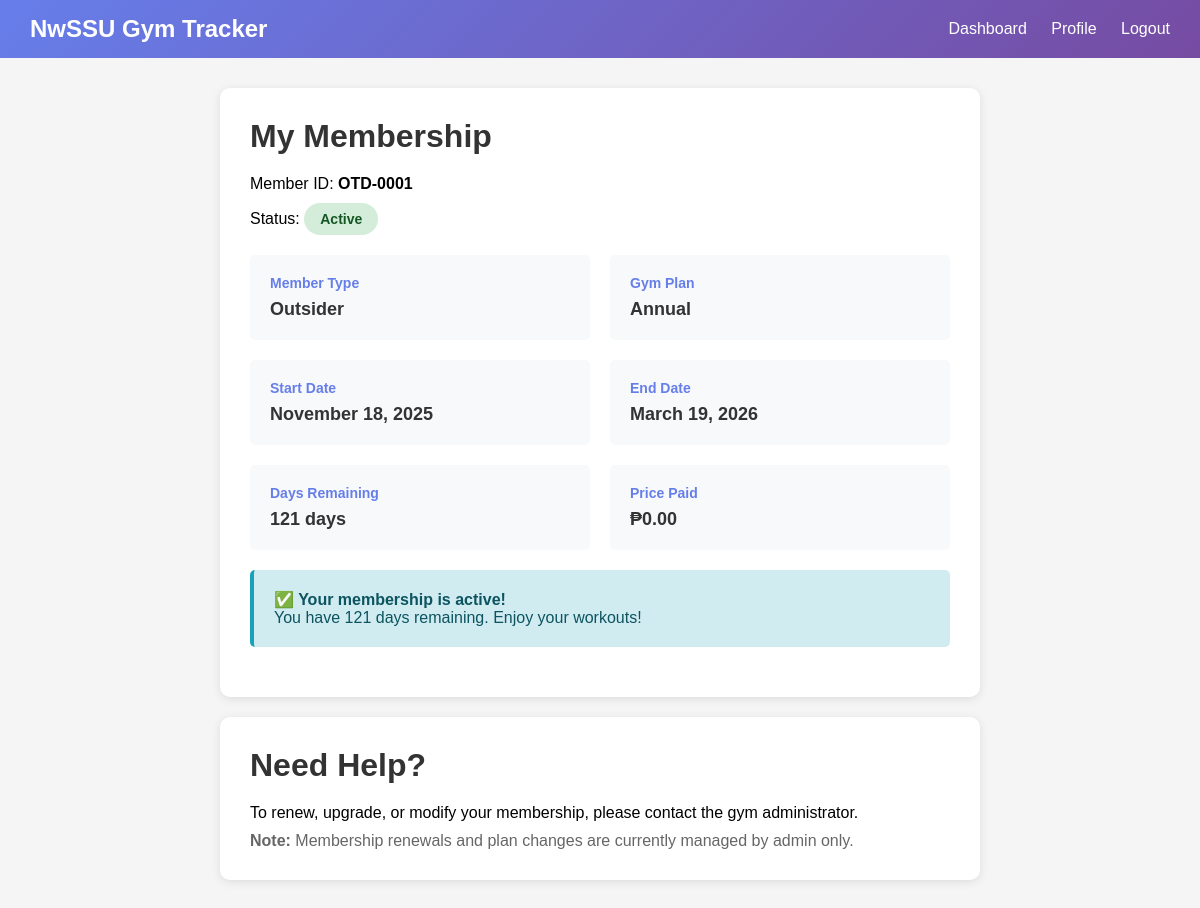
The app's page /user/membership (signed in) with its own data.
### Project/models.py (models this page shows, shortened)
class Member(db.Model):
    __tablename__ = 'members'
    member_id = db.Column(db.Integer, primary_key=True)
    unique_code = db.Column(db.String(10), unique=True, nullable=False)
    first_name = db.Column(db.String(100), nullable=False)
    last_name = db.Column(db.String(100), nullable=False)
    age = db.Column(db.Integer)
    gender = db.Column(db.Enum('Male', 'Female'))
    member_type = db.Column(db.Enum('Faculty', 'Outsider', 'Student'), nullable=False)
    student_number = db.Column(db.String(20))
    gym_plan = db.Column(db.Enum('Daily', 'Monthly', 'Annual'), nullable=False)
    email = db.Column(db.String(150))
    contact_number = db.Column(db.String(20))
    address = db.Column(db.String(255))
    start_date = db.Column(db.Date, nullable=False)
    end_date = db.Column(db.Date, nullable=False)
    status = db.Column(db.Enum('Active', 'Inactive', 'Expired'), default='Active')
    date_registered = db.Column(db.DateTime, default=lambda: datetime.now(pytz.timezone('Asia/Manila')))
    price_paid = db.Column(db.Float, nullable=True)
    password_hash = db.Column(db.String(200), nullable=True)  # NULL for admin-created members
    is_self_registered = db.Column(db.Boolean, default=False)  # True if user registered themselves
    logs = db.relationship('MembershipLog', backref='member', lazy=True, cascade='all, delete-orphan')
    workouts = db.relationship('Workout', backref='member', lazy=True, cascade='all, delete-orphan')
    _original_member_type = None
    def check_and_update_status(self):
        current_date = datetime.now(pytz.timezone('Asia/Manila')).date()
        if current_date > self.end_date:
            self.status = 'Expired'
        elif self.status == 'Expired' and current_date <= self.end_date:
            self.status = 'Active'
        db.session.commit()

### Project/userRoutes.py (the view)
@userRoutes.route('/user/membership')
@user_login_required
def membership():
    user_id = session.get('user_id')
    member = Member.query.get(user_id)
    if not member:
        flash('User not found. Please login again.', 'error')
        session.clear()
        return redirect(url_for('userAuth.user_login'))
    member.check_and_update_status()
    tz = pytz.timezone('Asia/Manila')
    today = datetime.now(tz).date()
    days_remaining = (member.end_date - today).days if member.end_date > today else 0
    return render_template('user_membership.html',
                         member=member,
                         days_remaining=days_remaining)

### Project/userRoutes.py (called while the page is built)
def user_login_required(f):
    @wraps(f)
    def decorated_function(*args, **kwargs):
        if 'user_id' not in session:
            flash('Please log in to access this page.', 'warning')
            return redirect(url_for('userAuth.user_login'))
        return f(*args, **kwargs)
    return decorated_function

### Project/templates/user_membership.html (shortened to what this page needs)
<!DOCTYPE html>
<html lang="en">
<head>
</head>
<body>
    <div class="navbar">
        <h2>NwSSU Gym Tracker</h2>
        <div>
            <a href="{{ url_for('userRoutes.dashboard') }}">Dashboard</a>
            <a href="{{ url_for('userRoutes.profile') }}">Profile</a>
            <a href="{{ url_for('userAuth.user_logout') }}">Logout</a>
        </div>
    </div>
    <div class="container">
        <div class="card">
            <h1>My Membership</h1>
            <p>Member ID: <strong>{{ member.unique_code }}</strong></p>
            <p style="margin-top: 10px;">
                Status: <span class="status-badge status-{{ member.status.lower() }}">{{ member.status }}</span>
            </p>
            <div class="info-grid">
                <div class="info-item">
                    <label>Member Type</label>
                    <div class="value">{{ member.member_type }}</div>
                </div>
                <div class="info-item">
                    <label>Gym Plan</label>
                    <div class="value">{{ member.gym_plan }}</div>
                </div>
                <div class="info-item">
                    <label>Start Date</label>
                    <div class="value">{{ member.start_date.strftime('%B %d, %Y') }}</div>
                </div>
                <div class="info-item">
                    <label>End Date</label>
                    <div class="value">{{ member.end_date.strftime('%B %d, %Y') }}</div>
                </div>
                <div class="info-item">
                    <label>Days Remaining</label>
                    <div class="value">{{ days_remaining }} days</div>
                </div>
                <div class="info-item">
                    <label>Price Paid</label>
                    <div class="value">₱{{ "%.2f"|format(member.price_paid or 0) }}</div>
                </div>
            </div>
            {% if member.status == 'Expired' %}
            <div class="alert alert-warning">
                <strong>⚠️ Your membership has expired!</strong><br>
                Please contact the gym admin to renew your membership.
            </div>
            {% elif days_remaining <= 7 %}
            <div class="alert alert-warning">
                <strong>⚠️ Your membership is expiring soon!</strong><br>
                Only {{ days_remaining }} days remaining. Please contact the gym admin to extend your membership.
            </div>
            {% else %}
            <div class="alert alert-info">
                <strong>✅ Your membership is active!</strong><br>
                You have {{ days_remaining }} days remaining. Enjoy your workouts!
            </div>
            {% endif %}
        </div>
        <div class="card">
            <h1>Need Help?</h1>
            <p>To renew, upgrade, or modify your membership, please contact the gym administrator.</p>
            <p style="margin-top: 10px; color: #666;">
                <strong>Note:</strong> Membership renewals and plan changes are currently managed by admin only.
            </p>
        </div>
    </div>
</body>
</html>

### Project/templates/user_membership.html (style rules this page uses)
* { margin: 0; padding: 0; box-sizing: border-box; }
body { font-family: Arial, sans-serif; background: #f5f5f5; }
.navbar { background: linear-gradient(135deg, #667eea 0%, #764ba2 100%); color: white; padding: 15px 30px; display: flex; justify-content: space-between; align-items: center; }
.navbar h2 { margin: 0; }
.navbar a { color: white; text-decoration: none; margin-left: 20px; }
.container { max-width: 800px; margin: 30px auto; padding: 0 20px; }
.card { background: white; padding: 30px; border-radius: 10px; box-shadow: 0 2px 10px rgba(0,0,0,0.1); margin-bottom: 20px; }
h1 { color: #333; margin-bottom: 20px; }
.status-badge { display: inline-block; padding: 8px 16px; border-radius: 20px; font-weight: bold; font-size: 14px; }
.status-active { background: #d4edda; color: #155724; }
.info-grid { display: grid; grid-template-columns: 1fr 1fr; gap: 20px; margin-top: 20px; }
.info-item { padding: 20px; background: #f8f9fa; border-radius: 5px; }
.info-item label { display: block; color: #667eea; font-weight: bold; margin-bottom: 8px; font-size: 14px; }
.info-item .value { color: #333; font-size: 18px; font-weight: bold; }
.alert { padding: 20px; border-radius: 5px; margin: 20px 0; }
.alert-info { background: #d1ecf1; color: #0c5460; border-left: 4px solid #17a2b8; }

### records on screen
Member: unique_code "OTD-0001", status "Active", member_type "Outsider", gym_plan "Annual", start_date "November 18, 2025", end_date "March 19, 2026", price_paid "0.00"
